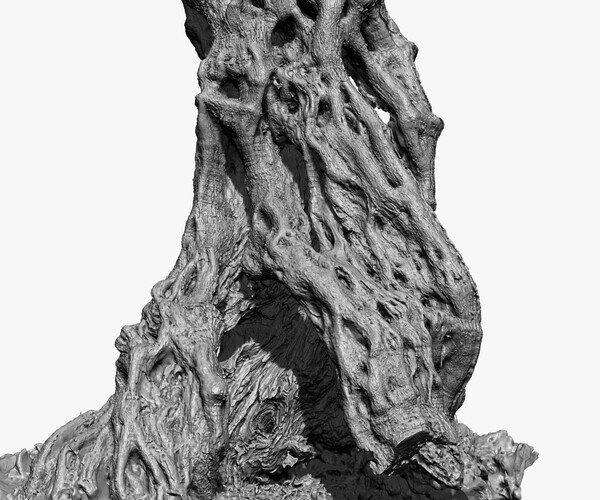
#> input picture ExampleImages/OliveTree_01.jpg, 600 x 500 px
$ python canny.py --input ExampleImages/OliveTree_01.jpg
#> lines starting #> are read from the running program, lines starting #| are printed output that depends on the picture; after the words box and inside, x2 and y2 are one past the last pixel; in counts of white or black regions, pixels touching at a corner belong together
import numpy as np
import cv2
import imutils
import os
from argparse import ArgumentParser

parser = ArgumentParser()
parser.add_argument("--input", type=str)
parser.add_argument("--blur", type=int)
parser.add_argument("--aperture", type=int)
options = parser.parse_args()

if options.input:
    print("input: {}".format(options.input))
    I = options.input
else:
    print("NO INPUT IMAGE GIVEN")

if options.blur:
    print("blur: {}".format(options.blur))
    BLUR = options.blur
else:
    BLUR = 5

if options.aperture:
    print("aperture: {}".format(options.aperture))
    APERTURE = options.aperture
else:
    APERTURE = 3

if I:
    # OPENCV METHODS BELOW ---------------------------------------

    img = cv2.imread(I)
#> img is the input picture: shape (500, 600, 3); min 0, max 255, mean 174.9
    height = img.shape[0]
#> height = 500
    width = img.shape[1]
#> width = 600
    r = float(1200)/ width
#> r = 2
    dim = (int(width*r), int(height * r))
#> dim = (1200, 1000)

    resized = cv2.resize(img, dim, interpolation = cv2.INTER_AREA)
    sigma = 0.33
    v = np.median(resized)
#> v = 195
    #---- Apply automatic Canny edge detection using the computed median----
    lower = int(max(0, (1.0 - sigma) * v))
#> lower = 130
    upper = int(min(255, (1.0 + sigma) * v))
#> upper = 255
    gray = cv2.cvtColor(resized, cv2.COLOR_BGR2GRAY)
    blurred = cv2.GaussianBlur(gray, (BLUR, BLUR), 0)
    dst = cv2.Canny(blurred, lower, upper, apertureSize = 3)
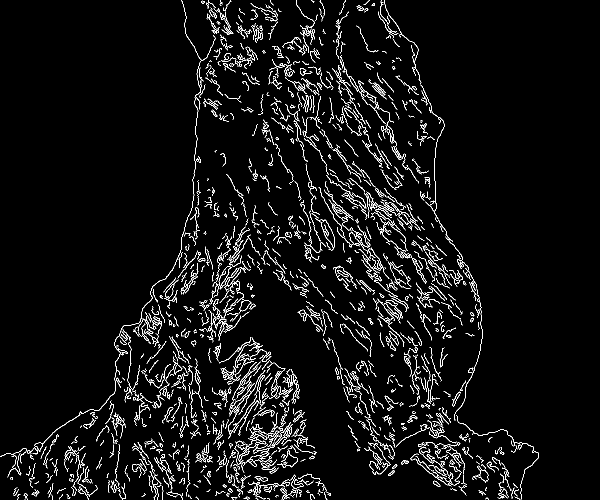
#> dst: shape (1000, 1200) (shown at 1/2 size); 4.6% white in thin lines or dots, all inside (x1, y1, x2, y2) = (0, 0, 1078, 1000)

    head,tail = os.path.split(I)
    cv2.imwrite(head+'CannyEdges'+tail,dst)

    # OPENCV METHODS ABOVE ---------------------------------------
